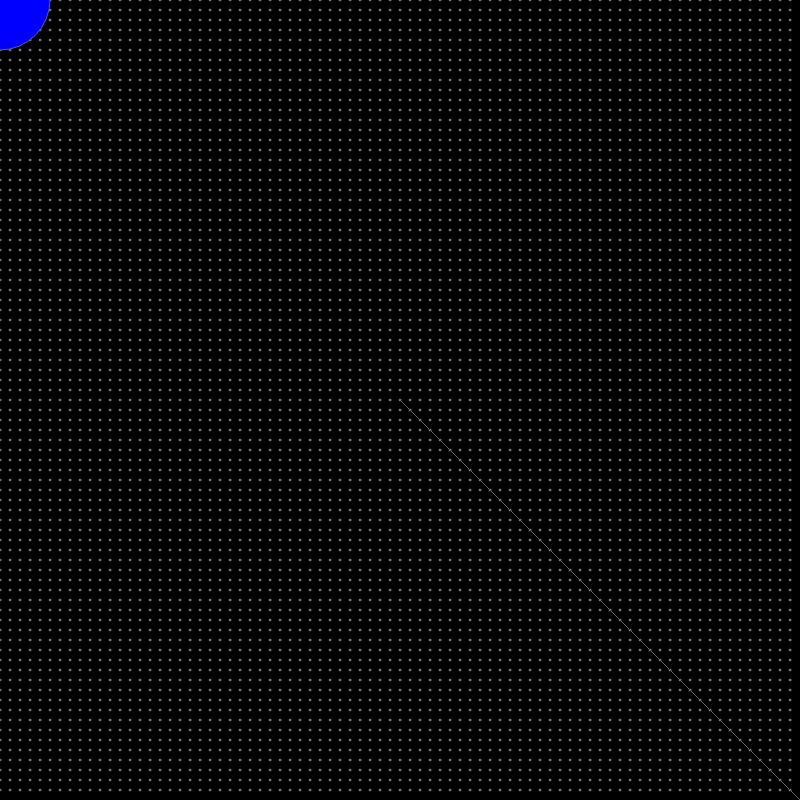
Frame 1 (no input)
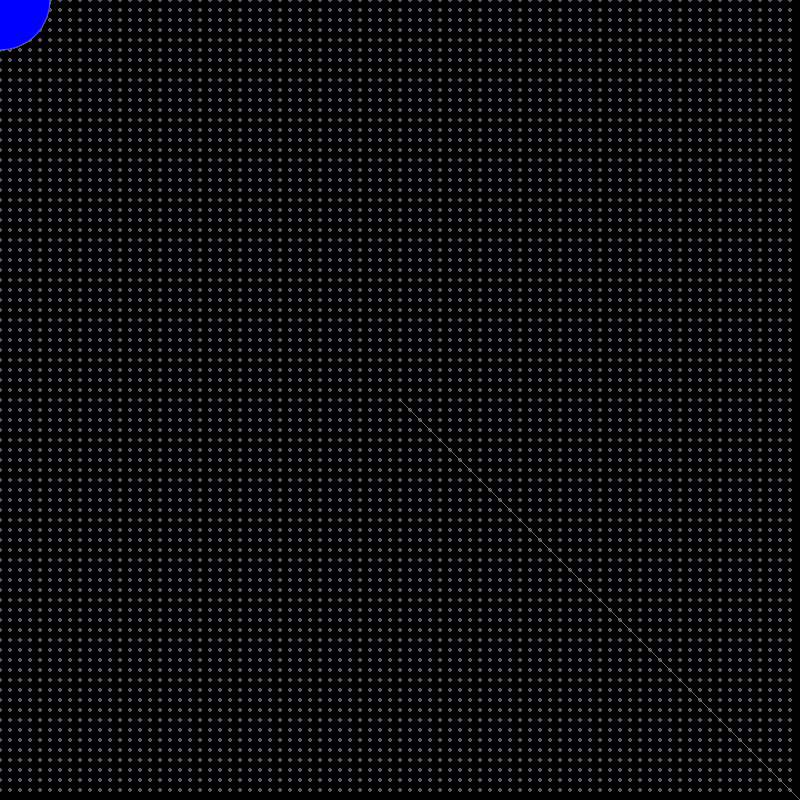
Frame 60 (no input)
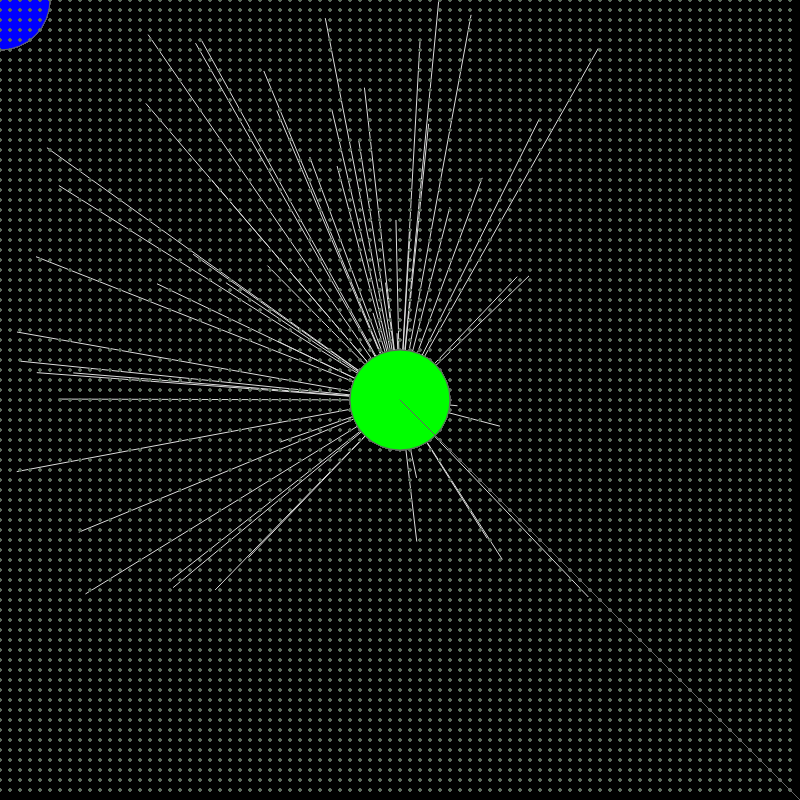
Frame 120 (the mouse pressed at the canvas centre since frame 60)

The p5.js sketch that drew these frames (run headless with seeded random() and noise() and a simulated clock; from frame 60 on, the mouse is pressed at the canvas centre):

// p5.js sketch
// ── sketch.js
var angle = 0;
var centerX = 0;
var centerY = 0;


function setup() {
  createCanvas(800, 800);
  background(0);
}

function draw() {



    var x1 = centerX + sin(angle) * 50 * 50 * 50;
  var y1 = centerY + cos(angle) * 75 * 75 / 10;

  angle = angle + radians(50 / 50);


  if (mouseIsPressed)
    line(mouseX, mouseY, random(600), random(600))
  stroke(100)

  var x = centerX + sin(angle) * 50 * 50;
  var y = centerY + cos(angle) * 75 * 50;

  for (var x = 0; x < 800; x = x + 10) {
    for (var y = 0; y < 800; y = y + 10) {
      ellipse(x, y, 2, 2);
    }
  }


  if (mouseX < 200) {
    fill(0, 0, 255);
  } else if (mouseX < 400) {
    fill(255, 55, 55);
  } else if (mouseX < 300) {
    fill(255, 0, 0);
  } else {
    fill(0, 255, 0);
  }

  ellipse(mouseX, mouseY, 100, 100);
  line(x, y, 400, 400)
  stroke(220)

}
